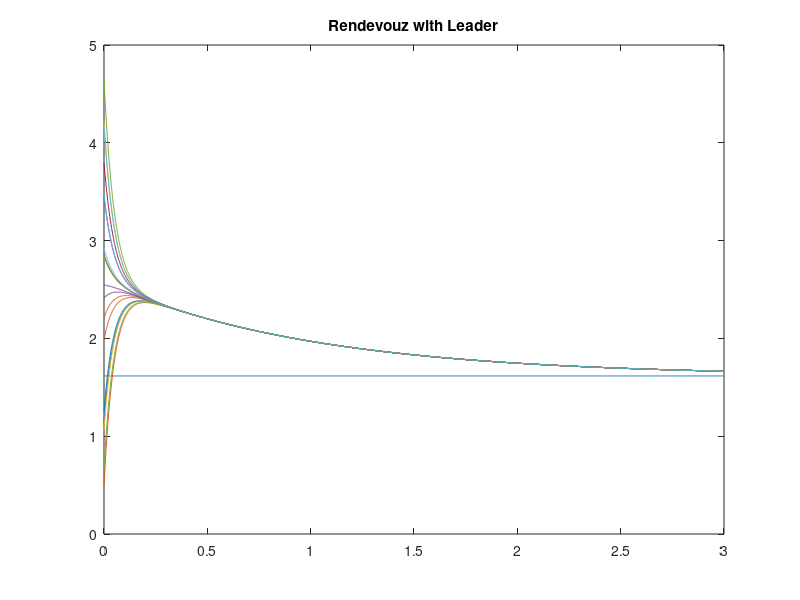

Here is the MATLAB script that generated this plot: (Note: this script raises an error after producing the figure.)
% Init
clear % vars
clc   % screen

% Timing
dt=0.001;
Tmax=3;
t0 = 0:dt:Tmax;

% Agents Random Initial Positions
nAgents = 20;
xAxisL = 5;
X = [xAxisL.*rand(1,nAgents)]'
% X = [2 4 6 8]' % Or specified

% Init Laplacian, must 
Laplacian=[
    0 0 0 0
    1 -3 1 1
    1 1 -3 1
    1 1 1 -3
];
% Or Define Dynamics
Din = ones(nAgents,nAgents)-eye(nAgents)
Adj = sum(Din,2).*eye(nAgents)

Laplacian=Din-Adj;
Laplacian(1,:)=zeros(1,nAgents)

% State Space for Agents Positions
A=Laplacian;
B=zeros(nAgents,nAgents);
C=eye(nAgents,nAgents);
D=zeros(nAgents,nAgents);
sys = ss(A,B,C,D)  

% Constant Input for Every Agent(turn on?)
u=1*t0;
u=repmat(u,nAgents,1);

%Sim
[y,t]=lsim(sys,u,t0,X);

%Plotting
plot(t,y)
title("Rendevouz with Leader")
subtitle("1D")
ylabel("X_i")
xlabel("t")
yline(y(1),'-','Leader');
ylim([0 xAxisL])
grid